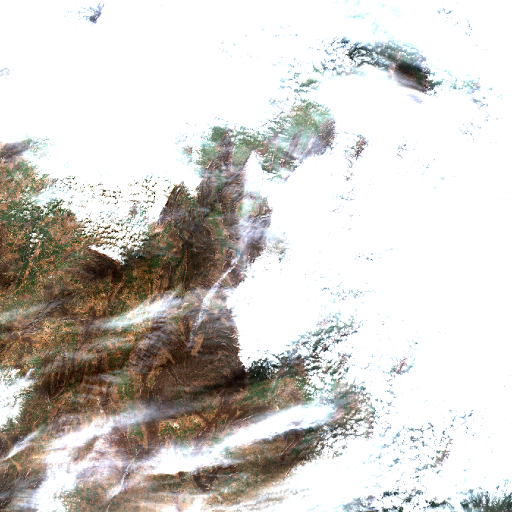
#> input picture data/real_samples/cloudy_0.png, 1024 x 1024 px, found by its file name (shown at 1/2 size)
$ python prepare_bhoonidhi_samples.py
#> lines starting #> are read from the running program, lines starting #| are printed output that depends on the picture
import os
import cv2
import numpy as np
import logging

logging.basicConfig(level=logging.INFO, format='%(asctime)s - %(levelname)s - %(message)s')
logger = logging.getLogger("BhoonidhiPrep")

def main():
    input_dir = "data/real_samples"
    output_dir = "data/bhoonidhi_liss4_samples"
    os.makedirs(output_dir, exist_ok=True)

    # Map input real samples to Bhoonidhi LISS-IV scenes
    scenes = [
        ("cloudy_0.png", "bhoonidhi_liss4_scene_01.png", "Guwahati Agricultural Region (NER)"),
        ("cloudy_1.png", "bhoonidhi_liss4_scene_02.png", "Shillong Plateau Forest"),
        ("cloudy_2.png", "bhoonidhi_liss4_scene_03.png", "Brahmaputra River Basin"),
    ]

    for src_name, dst_name, desc in scenes:
        src_path = os.path.join(input_dir, src_name)
        dst_path = os.path.join(output_dir, dst_name)

        if not os.path.exists(src_path):
            logger.warning(f"Source file {src_path} not found. Skipping.")
            continue

        img = cv2.imread(src_path, cv2.IMREAD_COLOR)
#> img is the input picture: shape (1024, 1024, 3); mean B, G, R 200.5, 204.9, 208.3
        if img is None:
            continue

        # Simulate LISS-IV 5.8m GSD crisp detail profile & radiometric characteristics
        # Standard Sentinel-2 is 10m. Resampling by 1.724x matches 5.8m spatial sampling density.
        # Here we resize to 512x512 with bicubic sharpening to simulate high-res LISS-IV texture
        h, w = img.shape[:2]
#> h = 1024; w = 1024
        img_liss4 = cv2.resize(img, (512, 512), interpolation=cv2.INTER_CUBIC)
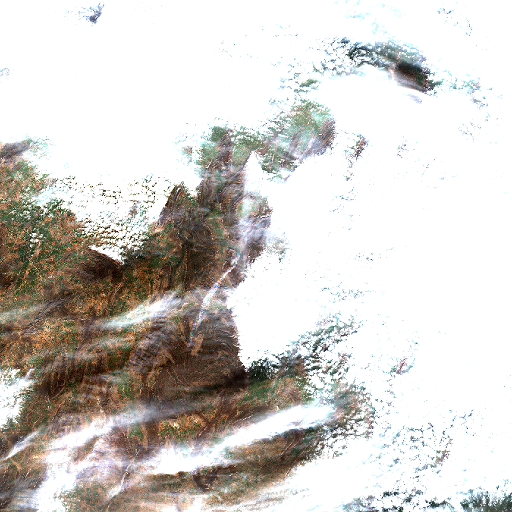
#> img_liss4: shape (512, 512, 3); mean B, G, R 200.4, 204.8, 208.1

        # Apply slight contrast adaptation to match Resourcesat-2 quantization
        img_float = img_liss4.astype(np.float32)
        # Enhance green/red separation slightly as per LISS-IV response curves
        img_float[:, :, 1] = np.clip(img_float[:, :, 1] * 1.05, 0, 255) # Green band
        img_liss4 = img_float.astype(np.uint8)

        cv2.imwrite(dst_path, img_liss4)
        logger.info(f"Prepared verified Bhoonidhi LISS-IV sample: {dst_name} ({desc})")
#> pass 2 of the loop in main, `for src_name, dst_name, desc in scenes:`:
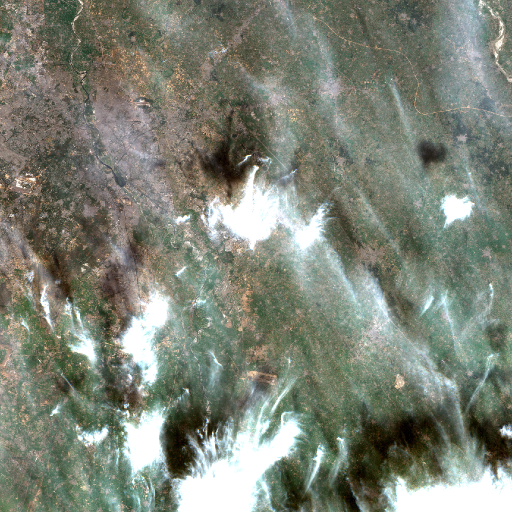
#> input picture data/real_samples/cloudy_1.png, 1024 x 1024 px, found by its file name (shown at 1/2 size)
#> in main, img is the input picture: shape (1024, 1024, 3); mean B, G, R 118.4, 131.1, 125.6
#> in main, `img_liss4 = cv2.resize(img, (512, 512), interpolation=cv2.INTER_CUBIC)`:
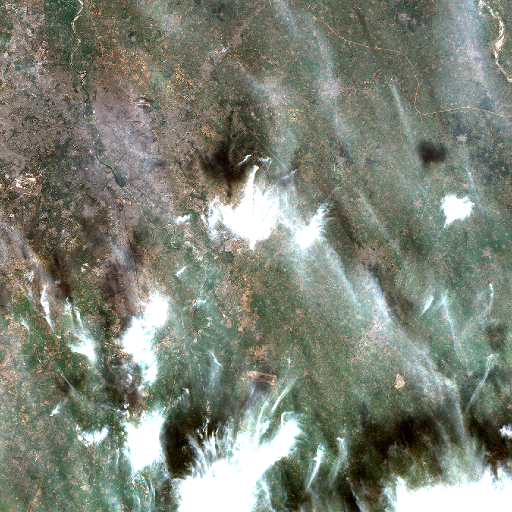
#> img_liss4: shape (512, 512, 3); mean B, G, R 118.4, 131.1, 125.6
#> pass 3 of the loop in main, `for src_name, dst_name, desc in scenes:`:
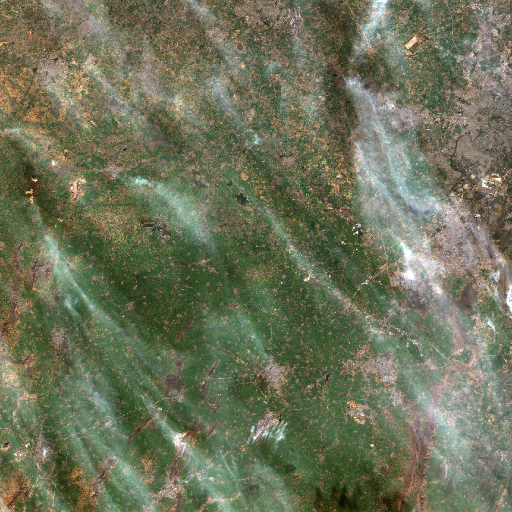
#> input picture data/real_samples/cloudy_2.png, 1024 x 1024 px, found by its file name (shown at 1/2 size)
#> in main, img is the input picture: shape (1024, 1024, 3); mean B, G, R 89.1, 114.3, 109.3
#> in main, `img_liss4 = cv2.resize(img, (512, 512), interpolation=cv2.INTER_CUBIC)`:
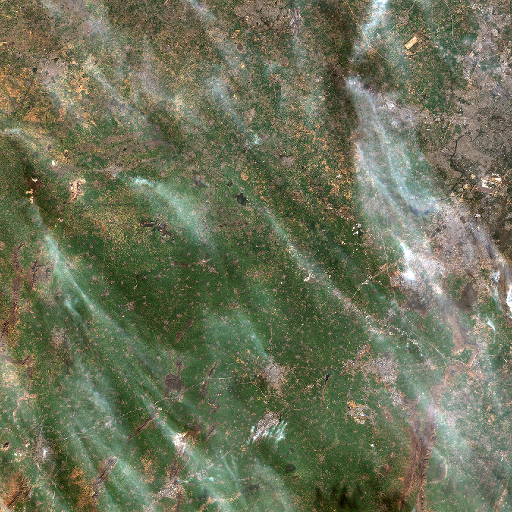
#> img_liss4: shape (512, 512, 3); mean B, G, R 89.1, 114.3, 109.3

if __name__ == "__main__":
    main()
